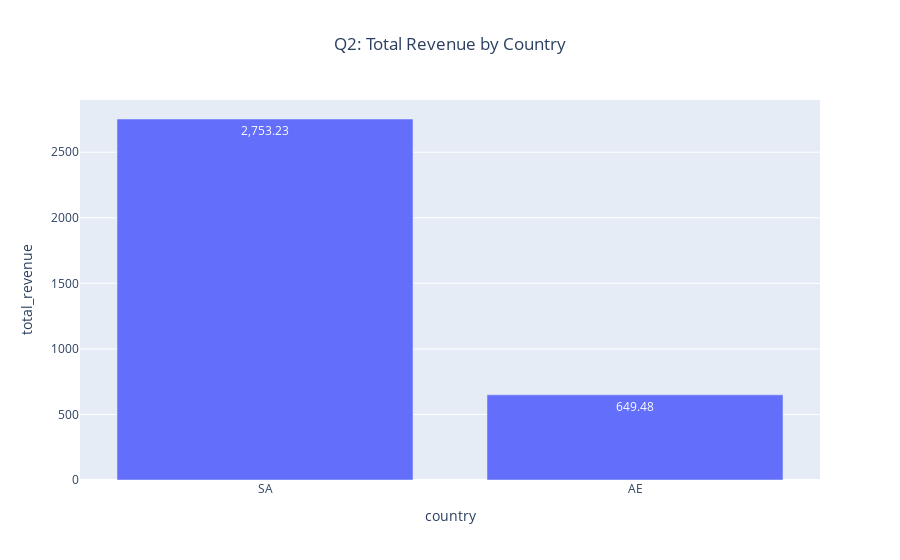

The code cell stored with this chart in its notebook:
### Markdown cell above
**Key Findings:**
*   **Stability:** Revenue is generally stable between 300 and 500 per week.
*   **Peak:** The highest revenue occurred in mid-January (~490).
*   **Caveat (Dip):** The sharp drop in the last week (to ~100) likely indicates incomplete data for that week (partial week), not a sales crash.

### Code cell
q2_df = (
    df.groupby("country", dropna=False)
    .agg(
        total_revenue=("amount", "sum"),
        orders_count=("amount", "count")  
    )
    .reset_index()
    .sort_values("total_revenue", ascending=False)
)

q2_df["AOV"] = q2_df["total_revenue"] / q2_df["orders_count"]

print("--- Country Performance ---")
display(q2_df)

fig2 = px.bar(
    q2_df,
    x="country",
    y="total_revenue",
    text_auto=True,
    title="Q2: Total Revenue by Country"
)
fig2.update_layout(title_x=0.5)
fig2.show()
save_fig(fig2, "q2_revenue_country.png")

### Figure 1 — Plotly figure (JSON) as saved in the notebook; plotly's stock layout.template omitted (floating-point values rounded to 4 significant figures)
{"data": [{"hovertemplate": "country=%{x}<br>total_revenue=%{y}<extra></extra>", "legendgroup": "", "marker": {"color": "#636efa", "pattern": {"shape": ""}}, "name": "", "orientation": "v", "showlegend": false, "textposition": "auto", "texttemplate": "%{y}", "type": "bar", "x": ["SA", "AE"], "xaxis": "x", "y": [2753.0, 649.5], "yaxis": "y"}], "layout": {"barmode": "relative", "legend": {"tracegroupgap": 0}, "title": {"text": "Q2: Total Revenue by Country", "x": 0.5}, "xaxis": {"anchor": "y", "domain": [0, 1], "title": {"text": "country"}}, "yaxis": {"anchor": "x", "domain": [0, 1], "title": {"text": "total_revenue"}}}}
